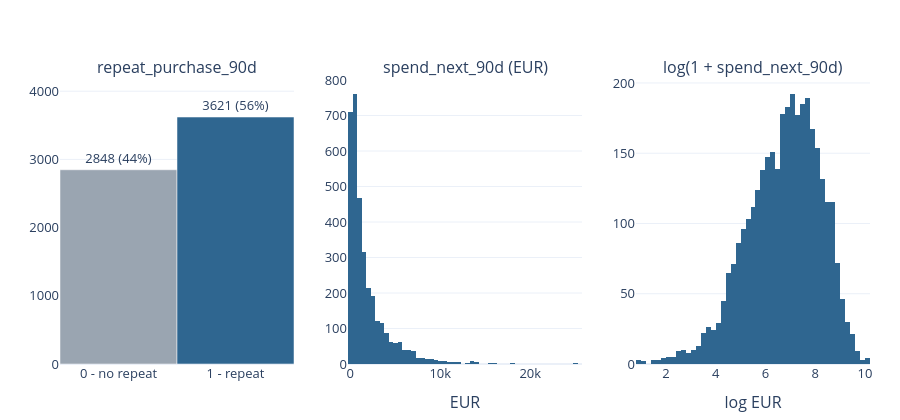

The notebook cell saved with this chart:
### Markdown cell above
## 6. The two targets

### Code cell
fig = make_subplots(rows=1, cols=3, subplot_titles=("repeat_purchase_90d", "spend_next_90d (EUR)",
                                                    "log(1 + spend_next_90d)"))
counts = df[TARGET].value_counts().sort_index()
fig.add_bar(x=["0 - no repeat", "1 - repeat"], y=counts.values, marker_color=[GREY, BLUE],
            text=[f"{v} ({v / len(df):.0%})" for v in counts.values], textposition="outside", row=1, col=1)

returned = df[df[TARGET] == 1]
fig.add_histogram(x=returned[SPEND].dropna(), nbinsx=60, marker_color=BLUE, row=1, col=2)
fig.add_histogram(x=np.log1p(returned[SPEND].dropna()), nbinsx=60, marker_color=BLUE, row=1, col=3)
fig.update_xaxes(title_text="EUR", row=1, col=2)
fig.update_xaxes(title_text="log EUR", row=1, col=3)
fig.update_yaxes(range=[0, counts.max() * 1.15], row=1, col=1)
fig.update_layout(showlegend=False, height=420)
fig.show()

print("Skewness raw:", round(returned[SPEND].skew(), 2), "| log:", round(np.log1p(returned[SPEND]).skew(), 2))
print("Spend present when target = 0:", df.loc[df[TARGET] == 0, SPEND].notna().sum())
print("Spend missing when target = 1:", returned[SPEND].isna().sum())

### Figure 1 — Plotly figure (JSON) as saved in the notebook; plotly's stock layout.template omitted (floating-point values rounded to 4 significant figures; data arrays with more than 128 entries replaced by an {"elided": "..."} marker saying what was removed)
{"data": [{"marker": {"color": ["#9aa5b1", "#2f6690"]}, "text": ["2848 (44%)", "3621 (56%)"], "textposition": "outside", "type": "bar", "x": ["0 - no repeat", "1 - repeat"], "xaxis": "x", "y": [2848, 3621], "yaxis": "y"}, {"marker": {"color": "#2f6690"}, "nbinsx": 60, "type": "histogram", "x": {"elided": "3425 float values"}, "xaxis": "x2", "yaxis": "y2"}, {"marker": {"color": "#2f6690"}, "nbinsx": 60, "type": "histogram", "x": {"elided": "3425 float values"}, "xaxis": "x3", "yaxis": "y3"}], "layout": {"annotations": [{"font": {"size": 16}, "showarrow": false, "text": "repeat_purchase_90d", "x": 0.1444, "xanchor": "center", "xref": "paper", "y": 1, "yanchor": "bottom", "yref": "paper"}, {"font": {"size": 16}, "showarrow": false, "text": "spend_next_90d (EUR)", "x": 0.5, "xanchor": "center", "xref": "paper", "y": 1, "yanchor": "bottom", "yref": "paper"}, {"font": {"size": 16}, "showarrow": false, "text": "log(1 + spend_next_90d)", "x": 0.8556, "xanchor": "center", "xref": "paper", "y": 1, "yanchor": "bottom", "yref": "paper"}], "height": 420, "showlegend": false, "xaxis": {"anchor": "y", "domain": [0, 0.2889]}, "xaxis2": {"anchor": "y2", "domain": [0.3556, 0.6444], "title": {"text": "EUR"}}, "xaxis3": {"anchor": "y3", "domain": [0.7111, 1], "title": {"text": "log EUR"}}, "yaxis": {"anchor": "x", "domain": [0, 1], "range": [0, 4164.0]}, "yaxis2": {"anchor": "x2", "domain": [0, 1]}, "yaxis3": {"anchor": "x3", "domain": [0, 1]}}}
